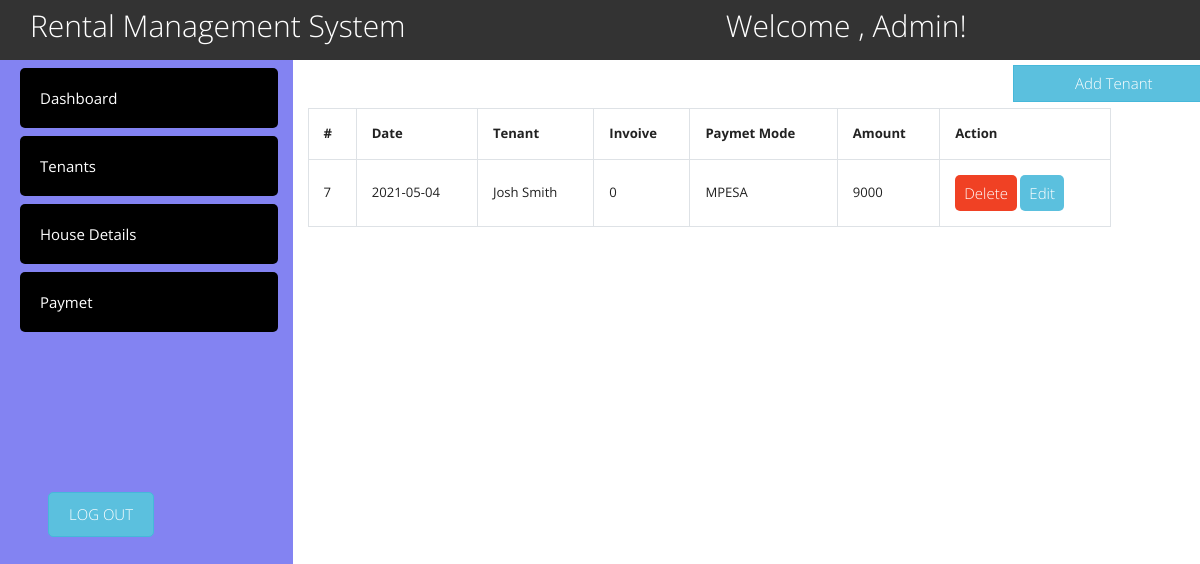
Screenshot of /paymet.php (signed in) with the database file from the repository.
### tables this page shows
CREATE TABLE `users` (
  `user_id` int(11) DEFAULT NULL,
  `user_name` varchar(300) NOT NULL,
  `password` varchar(300) NOT NULL
);

CREATE TABLE `paymet` (
  `paymet_id` int(11) NOT NULL,
  `date` date NOT NULL,
  `tenant_name` varchar(200) NOT NULL,
  `invoice_no` varchar(200) NOT NULL,
  `payment_mode` varchar(200) NOT NULL,
  `amount` varchar(255) NOT NULL
);

### functions.php (called while the page is built, shortened)
<?php
function check_login($con)
{
	if(isset($_SESSION['user_id']))
	{
		$id = $_SESSION['user_id'];
		$query = "select * from users where user_id = '$id' limit 1";
		$result = mysqli_query($con,$query);
		if($result && mysqli_num_rows($result) > 0)
		{
			$user_data = mysqli_fetch_assoc($result);
			return $user_data;
		}
	}
	die;
}

### paymet.php (the view, shortened to what this page needs)
<?php
include './header.php'
?>
        <div class="col-sm-9 ">
            <div class="ml-auto mt-3">
                <button class="btn btn-info badd1"  data-toggle="modal" data-target="#mypay">Add Tenant</button>
            </div>
            <table class="table-bordered mt-5">
                <tr>
                    <th>#</th>
                    <th>Date</th>
                    <th>Tenant</th>
                    <th>Invoive</th>
                    <th>Paymet Mode</th>
                    <th>Amount</th>
                    <th>Action</th>
                </tr>
                  <?php
                    $qry = "SELECT * FROM paymet";
                    $products =$con->query($qry);
                    while ($row= $products->fetch_assoc())
                    {
                 ?>
                    <tr>
                        <td><?php echo $row['paymet_id']; ?></td>
                        <td><?php echo $row['date']; ?></td>
                        <td><?php echo $row['tenant_name']; ?></td>
                        <td><?php echo $row['invoice_no']; ?></td>
                        <td><?php echo $row['payment_mode']; ?></td>
                        <td><?php echo $row['amount']; ?></td>
                        <td><a href="./delpay.php?id=<?php echo $row['paymet_id']; ?>"><button class="bg-danger text-white btn " >Delete</button> </a>
                        <a href="./uppay.php?id=<?php echo $row['paymet_id']; ?>"><button class="bg-info text-white btn" >Edit</button></a>
                    </td>
                    </tr>
                    <?php } ?>
            </table>
        </div>
    </div>
    <?php
include 'footer.php'
?>

### header.php (shortened to what this page needs)
<?php
	include("connection.php");
	include("functions.php");
	$user_data = check_login($con);
?>
<!DOCTYPE html>
<html lang="en">
<head>
    <link rel="stylesheet" href="./css/all.min.css">
    <link rel="stylesheet" href="./css/bootstrap.css">
    <link rel="stylesheet" href="./css/style.css">
    <link rel="stylesheet" href="./css/bootstrap.min.css">
</head>
<body>
    <header>
        <div class="navbar bg-dark">
        <div class="container">
            <nav>
                    <div class="row">
                        <h2>Rental Management System </h2>
                        <div class="block">
                        <h2 class="Welcome">Welcome , <?php
                        echo $user_data['user_name']; ?>!</h2>
                        </div>
                    </div>
            </nav>
        </div>
    </div>
    </header>
    <div class="row">
        <div class="col-sm-3 dashboard">
        <a href="./index.php"><li class="mt-2"><i class="fas fab-home"></i>Dashboard</li></a>
            <a href="./tenants.php"><li class="mt-2"><i class="fa fab-home"></i>Tenants</li></a>
            <a href="./house.php"><li class="mt-2"><i class="fas fab-home"></i>House Details</li></a>
            <a href="./paymet.php"><li class="mt-2"><i class="fas fab-home"></i>Paymet</li></a>
            <a href="./logout.php" class="mt-5 pt-5 ml-5 ">
            <button class="btn btn-info logout text-white">log out</button>
        </a>
        </div>

### css/style.css (style rules this page uses)
a { text-decoration: none; }
header { color: #fff; }
header .Welcome { margin-left: 20rem; }
.dashboard button { margin-top: 10rem; padding:10px 20px; text-transform: uppercase; border-radius: 5px; }
.dashboard { background-color: rgba(9, 9, 230, 0.5); height: 100vh; color: #fff; width:70%; }
.dashboard li { list-style: none; background-color: #000; line-height: 60px; margin-left: 20px; padding:0px 20px; border-radius: 5px; }
.dashboard a { color: #fff; text-decoration: none; }
table tr th,table tr td { height: 30px; padding: 15px; }
.badd1 { position: absolute; top: 0px; left: 45rem; right: 0px; margin-top: 5px; }
table { width: 90%; }
table .btn,form .btn { border-radius: 5px; }

### rows the page displays
users: user_name "Admin"
paymet: paymet_id "7", date "2021-05-04", tenant_name "Josh Smith", invoice_no "0", payment_mode "MPESA", amount "9000"
